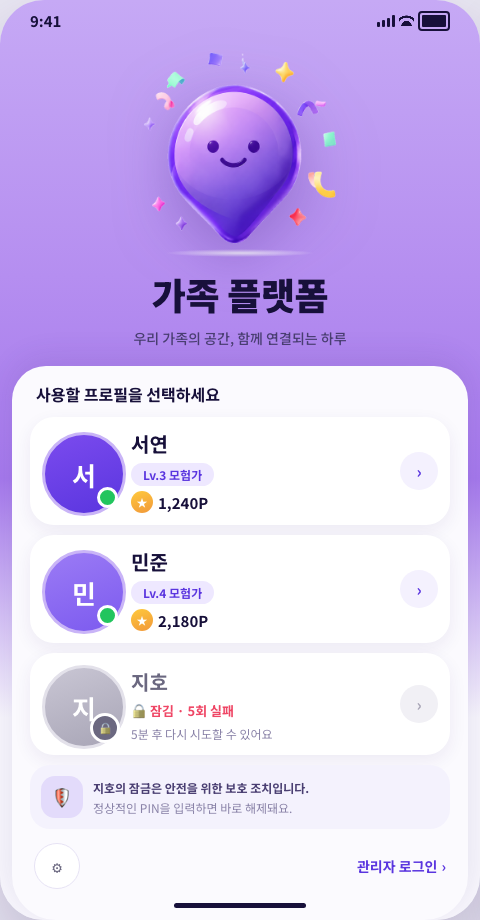
#> input picture engineering/phase2/wave6-0ab-baseline-analysis/evidence/approved-html-render/screen_1a.png, 480 x 920 px, found by its file name
$ python visual_diff.py
#> lines starting #> are read from the running program, lines starting #| are printed output that depends on the picture
#!/usr/bin/env python3
"""Phase A Section 12: PNG vs rendered-HTML visual delta, no new deps (PIL only)."""
import json
from PIL import Image, ImageChops

RENDER_DIR = "/tmp/mongle-wave6-0ab/evidence/approved-html-render"
APPROVED_DIR = "/Users/mac/mac_Project/minecraft_points_festivals/temp/screen_renew/uploads"

# Mapping: screen_id -> (rendered crop filename, approved PNG filename or None)
PAIRS = {
    "1a": ("screen_1a.png", "screen_login_approved.png"),
    "1a-1": ("screen_1a_1.png", None),  # no dedicated approved PNG for pure-login variant
    "1b": ("screen_1b.png", "screen_family_home_approved.png"),
    "1c": ("screen_1c.png", "screen_point_festival_approved.png"),
    "1d": ("screen_1d.png", "screen_family_chat_approved.png"),
    "1e": ("screen_1e.png", "screen_admin_point_approved.png"),
    "1f": ("screen_1f.png", None),
    "1g": ("screen_1g.png", None),
    "1h": ("screen_1h.png", None),
    "1i": ("screen_1i.png", None),
}

results = {}
for sid, (render_fn, approved_fn) in PAIRS.items():
    render_path = f"{RENDER_DIR}/{render_fn}"
    entry = {"rendered_file": render_path}
    if approved_fn is None:
        entry["approved_file"] = None
        entry["comparable"] = False
        entry["classification"] = "NOT_COMPARABLE"
        entry["reason"] = "SOURCE_MISSING: no dedicated approved PNG for this screen id"
        results[sid] = entry
        continue
    approved_path = f"{APPROVED_DIR}/{approved_fn}"
    entry["approved_file"] = approved_path
    try:
        im_r = Image.open(render_path).convert("RGB")
#> im_r is the input picture: PIL image 480x920 RGB; mean R, G, B 214.7, 198.4, 242
        im_a = Image.open(approved_path).convert("RGB")
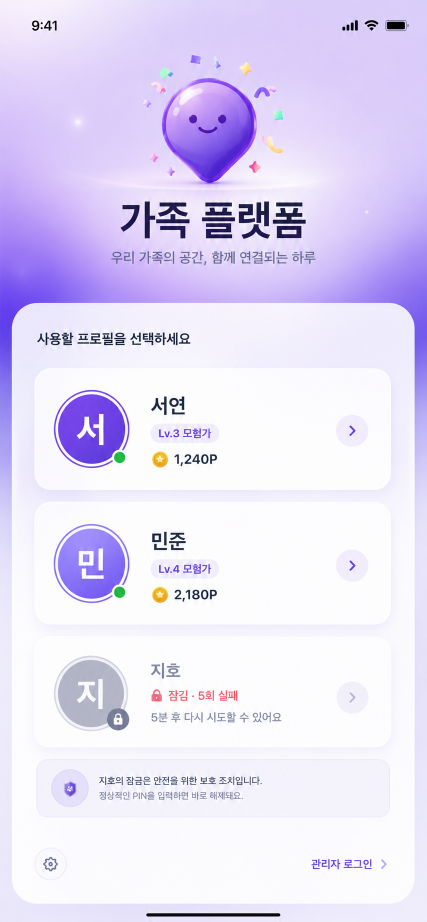
#> input picture engineering/phase2/evidence/mongle-wave6-tablet-canonical/assets/uploads/screen_login_approved.png, 853 x 1844 px, found by its file name (shown at 1/2 size)
#> im_a is the input picture: PIL image 853x1844 RGB; mean R, G, B 227.7, 220.4, 246.8
    except Exception as e:
        entry["comparable"] = False
        entry["classification"] = "NOT_COMPARABLE"
        entry["reason"] = f"open error: {e}"
        results[sid] = entry
        continue

    entry["rendered_size"] = im_r.size
    entry["approved_size"] = im_a.size

    # Resize rendered to approved size (approved PNGs are device-scale screenshots,
    # rendered crops are CSS px at 1x) for pixel-level comparison. Aspect ratio note recorded.
    ar_r = im_r.size[0] / im_r.size[1]
#> ar_r = 0.522
    ar_a = im_a.size[0] / im_a.size[1]
#> ar_a = 0.463
    entry["aspect_ratio_rendered"] = round(ar_r, 4)
    entry["aspect_ratio_approved"] = round(ar_a, 4)
    entry["aspect_ratio_delta_pct"] = round(abs(ar_r - ar_a) / ar_a * 100, 2)

    im_r_resized = im_r.resize(im_a.size)
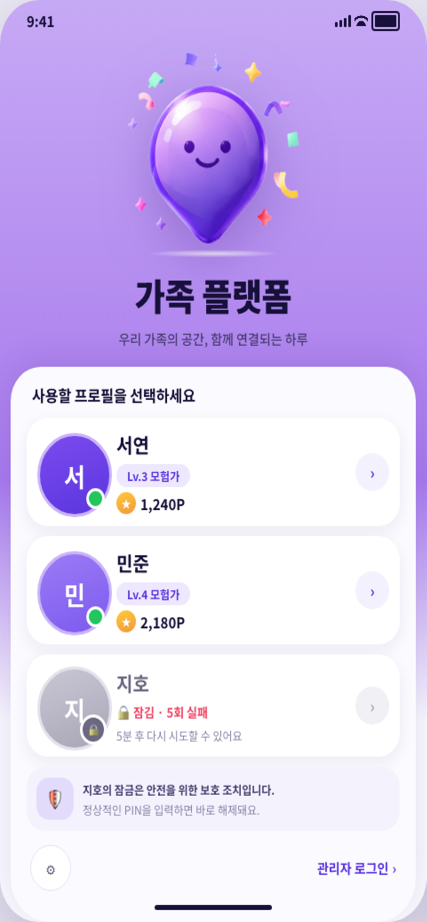
#> im_r_resized: PIL image 853x1844 RGB (shown at 1/2 size); mean R, G, B 214.7, 198.3, 242
    diff = ImageChops.difference(im_r_resized, im_a)
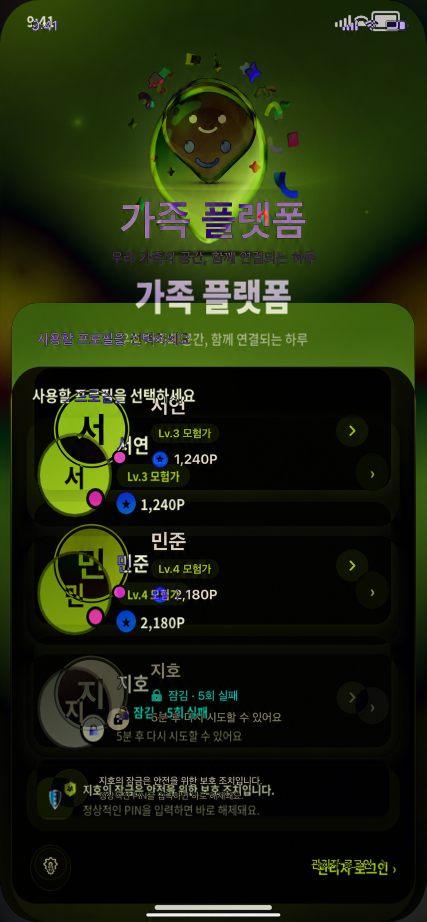
#> diff: PIL image 853x1844 RGB (shown at 1/2 size); mean R, G, B 29.5, 38.1, 13.6
    bbox = diff.getbbox()
#> bbox = (0, 0, 853, 1844)
    hist = diff.histogram()
#> hist = 768 values, max 304482 at index 513, min 12 at index 254, mean 6144.3
    # sum of per-channel intensity as a rough delta magnitude
    total_diff = sum(i * n for i, n in enumerate(hist[0:256])) + \
                 sum(i * n for i, n in enumerate(hist[256:512])) + \
                 sum(i * n for i, n in enumerate(hist[512:768]))
#> total_diff = 127707846
    max_possible = im_a.size[0] * im_a.size[1] * 255 * 3
#> max_possible = 1203292980
    pct_diff = round(total_diff / max_possible * 100, 3)
#> pct_diff = 10.61
#> pass 3 of the loop `for sid, (render_fn, approved_fn) in PAIRS.items():`:
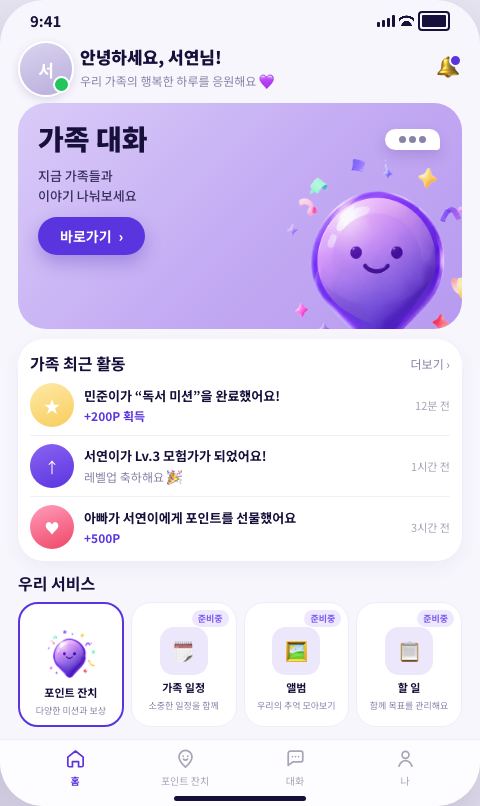
#> input picture engineering/phase2/wave6-0ab-baseline-analysis/evidence/approved-html-render/screen_1b.png, 480 x 806 px, found by its file name
#> im_r is the input picture: PIL image 480x806 RGB; mean R, G, B 227.8, 219.3, 243.7
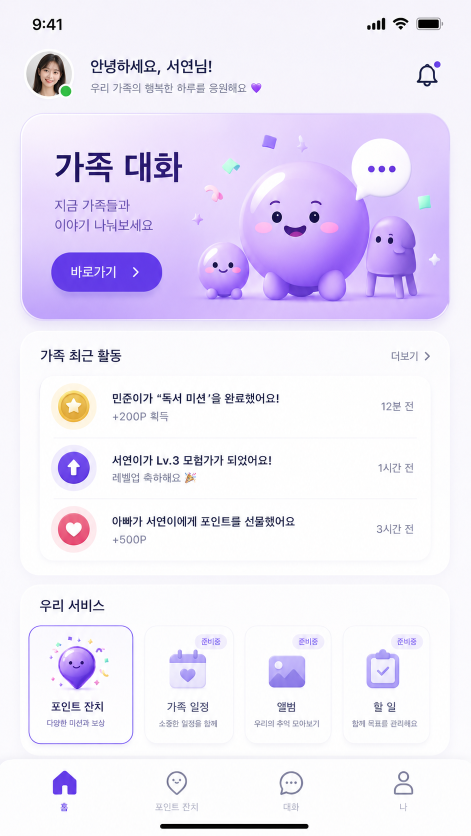
#> input picture engineering/phase2/evidence/mongle-wave6-tablet-canonical/assets/uploads/screen_family_home_approved.png, 941 x 1672 px, found by its file name (shown at 1/2 size)
#> im_a is the input picture: PIL image 941x1672 RGB; mean R, G, B 236, 229.6, 247.2
#> im_r_resized: PIL image 941x1672 RGB
#> `diff = ImageChops.difference(im_r_resized, im_a)`:
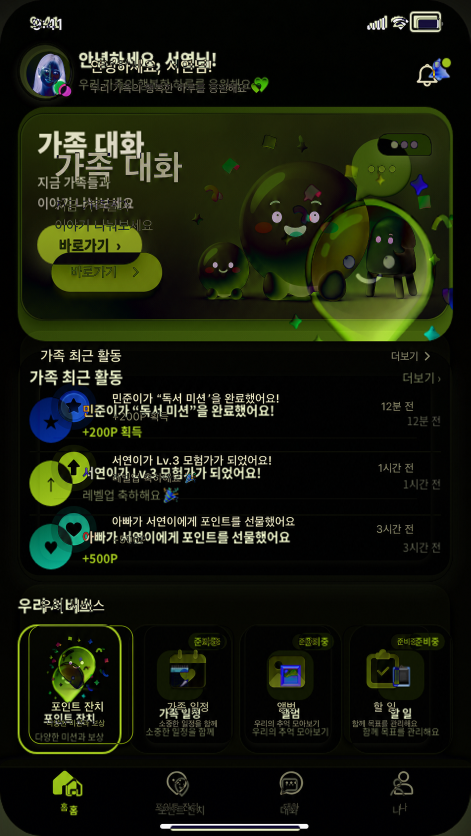
#> diff: PIL image 941x1672 RGB (shown at 1/2 size); mean R, G, B 22.8, 27, 13.3
#> bbox = (0, 0, 941, 1672)
#> hist = 768 values, max 446503 at index 513, min 14 at index 753, mean 6145.9
#> total_diff = 99402049
#> pct_diff = 8.26
#> the loop made 10 passes; the first 3 are shown
    entry["mean_pixel_diff_pct"] = pct_diff
    entry["diff_bbox"] = bbox
    diff_path = f"{RENDER_DIR}/diff_{sid.replace('-', '_')}.png"
    diff.save(diff_path)
    entry["diff_image"] = diff_path

    if pct_diff < 1.0:
        cls = "EXACT_OR_NEAR_MATCH"
    elif pct_diff < 4.0:
        cls = "MINOR_RENDERING_NOISE"
    else:
        cls = "MATERIAL_VISUAL_DELTA"
    entry["classification"] = cls
    entry["comparable"] = True
    results[sid] = entry

with open(f"{RENDER_DIR}/visual_diff_results.json", "w") as f:
    json.dump(results, f, indent=2, default=str)

for sid, e in results.items():
    print(sid, e.get("classification"), e.get("mean_pixel_diff_pct"), e.get("aspect_ratio_delta_pct"))
#> this loop made 10 passes
#> sid on passes 1 to 10: '1a', '1a-1', '1b', '1c', '1d', '1e', '1f', '1g', '1h', '1i'
#| 1a MATERIAL_VISUAL_DELTA 10.613 12.79
#| 1a-1 NOT_COMPARABLE None None
#| 1b MATERIAL_VISUAL_DELTA 8.259 5.82
#| 1c NOT_COMPARABLE None None
#| 1d NOT_COMPARABLE None None
#| 1e NOT_COMPARABLE None None
#| 1f NOT_COMPARABLE None None
#| 1g NOT_COMPARABLE None None
#> (further printed lines are left out)
